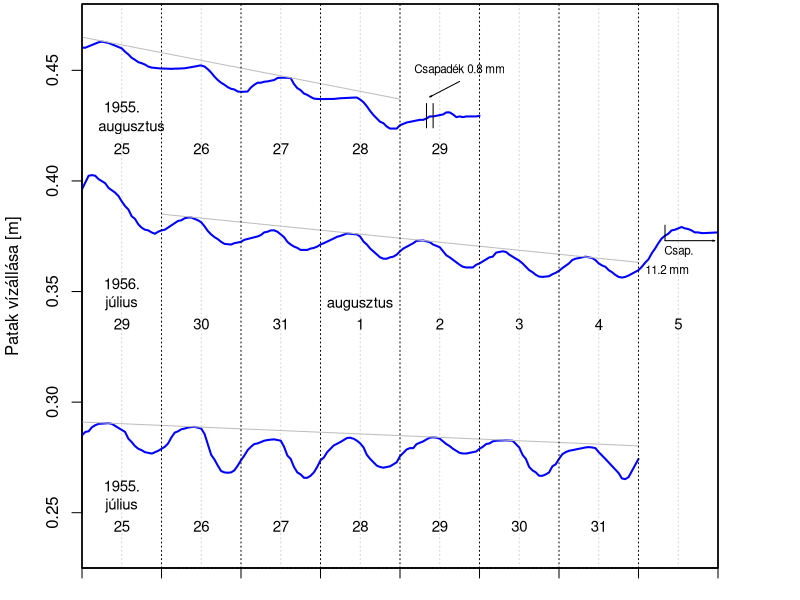

Generate this figure with R:
library(zoo)
fig111 <- read.csv("1fig11.csv")
fig111.z <- zoo(as.numeric(fig111[,3]),as.POSIXct(paste(as.character(fig111[,1]),as.character(fig111[,2])),tz="GMT"))

fig112 <- read.csv("2fig11.csv")
fig112.z <- zoo(fig112[,3],as.POSIXct(paste(as.character(fig112[,1]),as.character(fig112[,2])),tz="GMT"))

fig113 <- read.csv("3fig11.csv")
fig113.z <- zoo(fig113[,3],as.POSIXct(paste(as.character(fig113[,1]),as.character(fig113[,2])),tz="GMT"))

##m-be váltás
fig111.z <- fig111.z*.3048
fig112.z <- fig112.z*.3048
fig113.z <- fig113.z*.3048

ytg <- c(0.225,.48)
ttfile=10
ttbbmeret=c(9,6)
postscript(paste0("fig",ttfile,".eps"), paper="special", width=ttbbmeret[1]/2.54, height=ttbbmeret[2]/2.54, horiz=F, point=7)
par(mar=c(1.5,4,0.1,4)+.1)
## Felső
plot(NULL,
     ylim=ytg, yaxs="i",
     xlim=c(ISOdate(1955,8,25,0),ISOdate(1955,9,2,0)), xaxs="i",
     xlab="", ylab="",
     xaxt="n",yaxt="n",
     )
axis(1,at=c(ISOdate(1955,8,25:31,12),ISOdate(1955,9,1,12)),lab=F,tck=1,lty=3,col="lightgray")
lines(fig111.z, lwd=2, col = "blue")
lines(ISOdate(1955,8,c(25,29),0),c(.465,0.437),col="grey")
text(ISOdate(1955,8,29,18),0.45,"Csapadék 0.8 mm",cex=.7)
csapvon <- c(.435,0.424)
lines(ISOdate(1955,8,29,c(8,8)),csapvon)
lines(ISOdate(1955,8,29,c(10,10)),csapvon)
arrows(ISOdate(1955,8,29,18),0.445,ISOdate(1955,8,29,9),.438,.02,15)
par(new=T)
## Középső
plot(NULL,
     ylim=ytg, yaxs="i",
     xlim=c(ISOdate(1956,7,29,0),ISOdate(1956,8,6,0)), xaxs="i",
     xlab="", ylab="",
     xaxt="n", yaxt="n"
     )
lines(fig113.z, lwd=2, col = "blue")
lines(ISOdate(1956,7:8,c(30,5),0),c(.385,.3632),col="grey")
text(ISOdate(1956,8,5,7,45),0.368,"Csap.",adj=0,cex=.7)
text(ISOdate(1956,8,5,2),0.36,"11.2 mm",adj=0,cex=.7)
lines(ISOdate(1956,8,5,c(8,8)),c(.373,.38))
arrows(ISOdate(1956,8,5,8),.373,ISOdate(1956,8,5,23),.373,.02,15)
par(new=T)
## Alsó
plot(NULL,
     ylim=ytg,yaxs="i",
     xlim=c(ISOdate(1955,7,25,0),ISOdate(1955,8,2,0)),xaxs="i",
     ylab="Patak vízállása [m]",xlab="",
     xaxt="n", yaxt="n")
lines(fig112.z, lwd=2, col = "blue")
lines(ISOdate(1955,7:8,c(25,1),0),c(.291,0.2802),col="grey")
## Tengelyek
axis(2,at=c(.25,.30,.35,.40,.45))
axistime <- c(ISOdate(1955,7,25:31,0),ISOdate(1955,8,1:2,0))
axis(1,at=axistime,lab=F)
axis(1,at=axistime[-c(1,length(axistime))],lab=F,tck=1,lty=3)
par(cex=.9)
text(ISOdate(1955,7,25:31,12),.8*.3048,25:31)
text(ISOdate(1955,7,25,12),.86*.3048,"1955.")
text(ISOdate(1955,7,25,12),.83*.3048,"július")
text(c(ISOdate(1955,7,25:31,12),ISOdate(1955,8,1,12)),1.1*.3048,c(29:31,1:5))
text(ISOdate(1955,7,25,12),1.16*.3048,"1956.")
text(ISOdate(1955,7,25,12),1.13*.3048,"július")
text(ISOdate(1955,7,28,12),1.13*.3048,"augusztus")
text(ISOdate(1955,7,25:29,12),1.36*.3048,25:29)
text(ISOdate(1955,7,25,12),1.422*.3048,"1955.")
text(ISOdate(1955,7,25,15),1.392*.3048,"augusztus")
dev.off()
